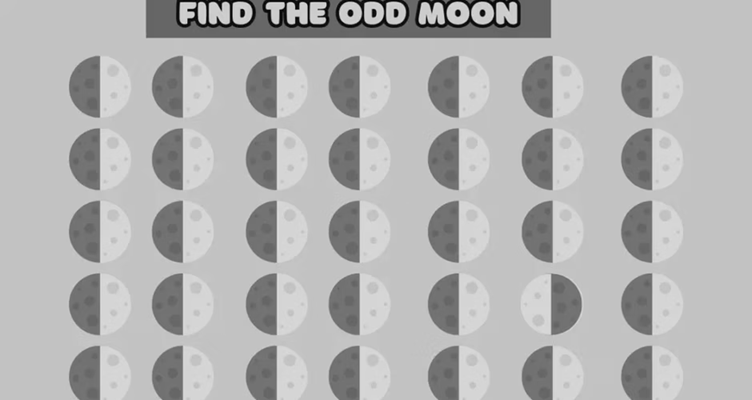
#> input picture lab04/zad3/Odd_Moon.png, 752 x 400 px
$ python splot.py
#> lines starting #> are read from the running program, lines starting #| are printed output that depends on the picture
import cv2
import numpy as np
import matplotlib.pyplot as plt
from scipy.signal import convolve2d

g = cv2.imread("Odd_Moon.png", cv2.IMREAD_GRAYSCALE)
#> g is the input picture: shape (400, 752); min 0, max 224, mean 178.8
g_float = g.astype(np.float32)

h1 = np.ones((3, 3), dtype=np.float32) / 9.0
h2 = np.array([[0, 1, -1]], dtype=np.float32)

g1 = convolve2d(g_float, h1, mode="same", boundary="symm")
g2 = convolve2d(g1, h2, mode="same", boundary="symm")
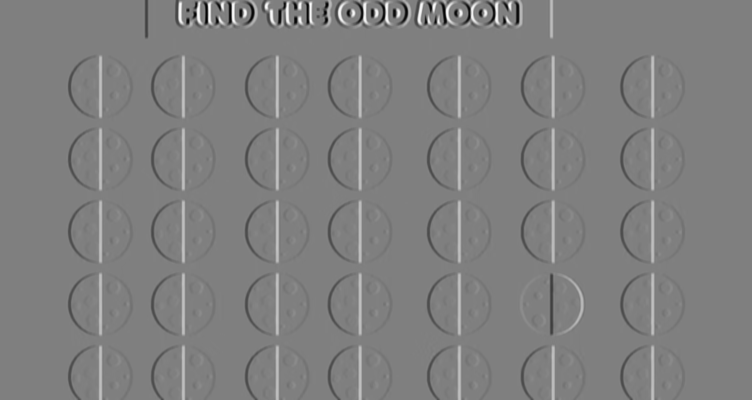
#> g2: shape (400, 752) float32; min -71, max 70.78, mean 0; drawn with min black and max white

h3 = convolve2d(h1, h2, mode="full")
g3 = convolve2d(g_float, h3, mode="same", boundary="symm")

g2_8bit = np.clip(g2, 0, 255).astype(np.uint8)
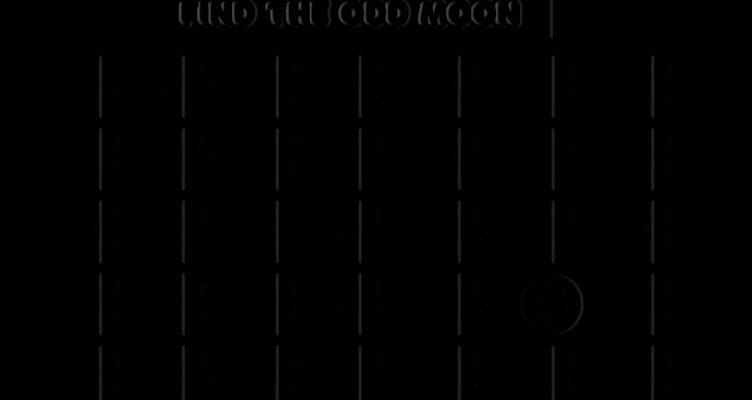
#> g2_8bit: shape (400, 752); min 0, max 70, mean 1.1
g3_8bit = np.clip(g3, 0, 255).astype(np.uint8)

g2_32bit_vis = cv2.normalize(g2, None, 0, 255, cv2.NORM_MINMAX).astype(np.uint8)

cv2.imwrite("oryginal.png", g)
cv2.imwrite("g1.png", np.clip(g1, 0, 255).astype(np.uint8))
cv2.imwrite("g2.png", g2_8bit)
cv2.imwrite("g2_32bit.png", g2_32bit_vis)
cv2.imwrite("g3.png", g3_8bit)

plt.figure(figsize=(15, 5))
plt.subplot(1, 4, 1)
plt.imshow(g1, cmap="gray")
plt.title("g1 = g * h1")
plt.axis("off")
plt.subplot(1, 4, 2)
plt.imshow(g2_8bit, cmap="gray")
plt.title("g2 (8-bit black)")
plt.axis("off")
plt.subplot(1, 4, 3)
plt.imshow(g2_32bit_vis, cmap="gray")
plt.title("g2 (32-bit gray)")
plt.axis("off")
plt.subplot(1, 4, 4)
plt.imshow(g3_8bit, cmap="gray")
plt.title("g3 = g * h3 (8-bit)")
plt.axis("off")

plt.tight_layout()
plt.show()
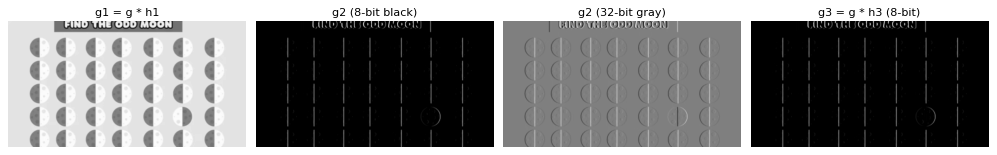
#> figure drawn by matplotlib, 4 panels

print("Rozmiar jądra h3:", h3.shape)
